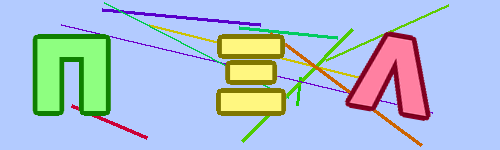
#> input picture assn3/test/1.png, 500 x 150 px, found by its file name
$ jupyter execute --allow-errors experiment.ipynb
#> lines starting #> are read from the running program, lines starting #| are printed output that depends on the picture
[cell 1]
import cv2
import numpy as np
import matplotlib.pyplot as plt
from scipy.signal import convolve2d

[cell 2]
img = cv2.imread('train/43.png')
#> (the rest of this cell did not finish here and is left out)

[cell 3]
freq = {}
#> (the rest of this cell did not finish here and is left out)

[cell 4]
n = 2
kernel = np.ones((2*n+1,2*n+1),np.uint32)
#> (the rest of this cell did not finish here and is left out)

[cell 5]
freq = {}
#> (the rest of this cell did not finish here and is left out)

[cell 6]
sorted(freq.items(), key=lambda item: item[1], reverse=True)

#> (a cell that did not finish here is left out)

[cell 8]
col1 = (157, 128, 255)
#> (the rest of this cell did not finish here and is left out)

[cell 9]
def remove_lines(img, bg, n=2):
    n = 2
    kernel = np.ones((2*n+1,2*n+1),np.uint32)
    img = img.astype(int)

    img2 = img.copy()
    for i in range(img.shape[2]):
        img2[:,:,i] = convolve2d(img[:,:,i], kernel, mode='same', boundary='wrap')

    numpix = (2*n+1)**2
    img3 = numpix*img

    final_img = np.where(img3 != img2, bg, img)
    return final_img

def get_freq(img):
    freq = {}
    for i in range(img.shape[0]):
        for j in range(img.shape[1]):
            color = tuple(img[i][j])
            if color in freq:
                freq[color] += 1
            else:
                freq[color] = 1
    return freq

def get_segmented(img, thr=400, th2=3):
    # img: image with lines removed
    freq = get_freq(img)
    freq = {k:v for k,v in freq.items() if v>thr}
    freq = sorted(freq.items(), key=lambda item: item[1], reverse=True)

    col1 = freq[1][0]
    col2 = ()
    col3 = ()
    if len(freq) == 2:
        # all characters are of same colour
        col2 = col1
        col3 = col1
    elif len(freq)==3:
        col2 = freq[2][0]
        col3 = col1
    else:
        col2 = freq[2][0]
        col3 = freq[3][0]

    nrow = img.shape[0]
    ncol = img.shape[1]

    hist = [0]*ncol
    for i in range(nrow):
        for j in range(ncol):
            if(tuple(img[i,j]) in [col1, col2, col3] ):
                hist[j] += 1

    imgs = []
    col = 0
    # print(hist)
    for i in range(3):
        start = 0
        stop = 0
        while hist[col]<th2+1:
            col+=1
        start = col
        col+=1
        while hist[col]>=th2 and col<ncol:
            col+=1
        stop = col
        col+=1
        # print(start,stop)
        imgs.append(img[:,start:stop+1,:].astype(np.uint8))

    return imgs
def features(img, th2=3):
    # img: image with lines removed containing only one character
    # returns: 1D array of features
    freq = get_freq(img)
    freq = sorted(freq.items(), key=lambda item: item[1], reverse=True)
    col1 = freq[1][0]

    row = 0
    start = 0
    end = 0
    num_nonbg = 0
    while num_nonbg < th2 +1:
        num_nonbg = 0
        for i in range(img.shape[1]):
            if(tuple(img[row,i]) == col1):
                num_nonbg+=1
        row+=1
    start = row-1

    row = img.shape[0]-1
    num_nonbg = 0
    while num_nonbg < th2 +1:
        num_nonbg = 0
        for i in range(img.shape[1]):
            if(tuple(img[row,i]) == col1):
                num_nonbg+=1
        row-=1
    end = row+1

    img = img[start:end+1,:,:]
    binimg = np.zeros(img.shape, dtype = np.uint8)
    for i in range(img.shape[0]):
        for j in range(img.shape[1]):
            if(tuple(img[i,j]) == col1):
                binimg[i,j] = 255

    return binimg

[cell 10]
def preprocess(img, kernel_size = 2, freq_threshold = 400, pixel_threshold = 3):
    '''
    ARGUMENTS:
    img: input image.
    kernel size: for convolution used for erosion.
    freq_threshold: to ignore colors of frequency less than this.
    pixel_therhold: ignore cols that contains less non-bg pixels than this.

    # RETURNS:
    imgs: a list of 3 images each containing a single character
    '''

    freq_org = get_freq(img)
    bg_color = max(zip(freq_org.values(), freq_org.keys()))[1]

    lines_removed = remove_lines(img, bg_color, kernel_size)

    return get_segmented(lines_removed, freq_threshold, pixel_threshold)

[cell 11]
img = cv2.imread('train/1.png')
#> img is the input picture: shape (150, 500, 3); mean B, G, R 214.3, 192.1, 173.2

plt.imshow(img)
plt.axis('off')
plt.show()

imgs = preprocess(img)
#> after the loop in get_freq, `for i in range(img.shape[0]):`: freq = 932 items
#> in preprocess, `bg_color = max(zip(freq_org.values(), freq_org.keys()))[1]`: bg_color = (255, 203, 179)
#> after the loop in remove_lines, `for i in range(img.shape[2]):`:
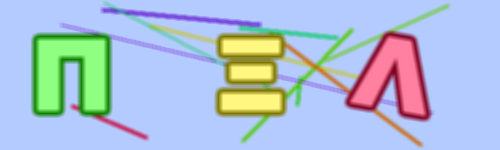
#> img2: shape (150, 500, 3) int64; mean B, G, R 5358.1, 4802.1, 4329.4; drawn with min black and max white
#> in remove_lines, `final_img = np.where(img3 != img2, bg, img)`:
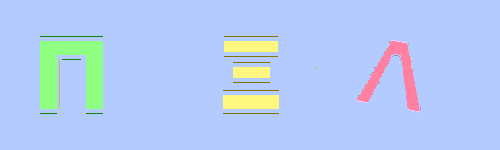
#> final_img: shape (150, 500, 3) int64; mean B, G, R 244.1, 204.1, 180.4
#> in get_segmented, `freq = get_freq(img)`: freq = 15 items
#> in get_segmented, `freq = {k:v for k,v in freq.items() if v>thr}`: freq = {(255, 203, 179): 68626, (128, 255, 142): 2718, (128, 247, 255): 1785, (161, 128, 255): 1325}
#> in get_segmented, `freq = sorted(freq.items(), key=lambda item: item[1], reverse=True)`: freq = [((255, 203, 179), 68626), ((128, 255, 142), 2718), ((128, 247, 255), 1785), ((161, 128, 255), 1325)]
#> in get_segmented, `col1 = freq[1][0]`: col1 = (128, 255, 142)
#> in get_segmented, `col2 = freq[2][0]`: col2 = (128, 247, 255)
#> in get_segmented, `col3 = freq[3][0]`: col3 = (161, 128, 255)
#> after the loop in get_segmented, `for i in range(3):`: col = 420; imgs = 3 items
#> imgs = 3 items
for chars in imgs:
    plt.imshow(cv2.resize(chars, (64,128)))
    plt.show()
    plt.imshow(cv2.resize(features(chars), (64,64)), cmap='gray')
    plt.axis('off')
    plt.show()
#> this loop made 3 passes
#> (col1 in features, end in features) on passes 1 to 3: ((128, 255, 142), 108), ((128, 247, 255), 108), ((161, 128, 255), 110)
#> pass 1, `plt.show()`:
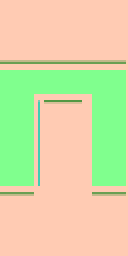
#> shown: shape (128, 64, 3) (shown 2 times larger); mean R, G, B 215.1, 216.8, 166.6
#> pass 1, in features, `img = img[start:end+1,:,:]`:
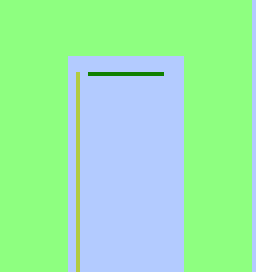
#> img: shape (68, 64, 3) (shown 4 times larger); mean of channels 0, 1, 2 172.4, 235.1, 155.2; drawn as B, G, R
#> pass 1, `plt.show()`:
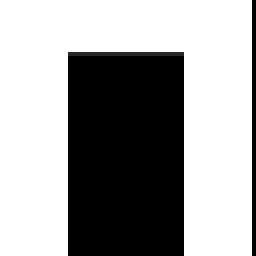
#> shown: shape (64, 64, 3) (shown 4 times larger); min 0, max 255, mean 159.2
#> pass 2, `plt.show()`:
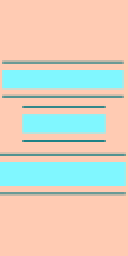
#> shown: shape (128, 64, 3) (shown 2 times larger); mean R, G, B 219.9, 209.4, 193.2
#> pass 2, in features (call 2), `img = img[start:end+1,:,:]`:
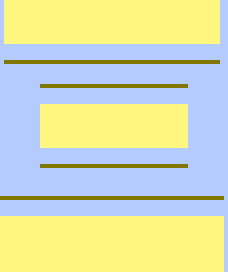
#> img: shape (68, 57, 3) (shown 4 times larger); mean of channels 0, 1, 2 184.4, 219.3, 211.6; drawn as B, G, R
#> pass 2, `plt.show()`:
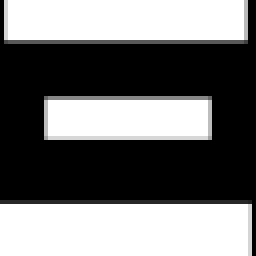
#> shown: shape (64, 64, 3) (shown 4 times larger); min 0, max 255, mean 117.3
#> pass 3, in features (call 3), `img = img[start:end+1,:,:]`:
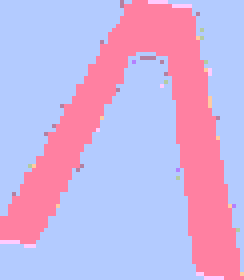
#> img: shape (70, 61, 3) (shown 4 times larger); mean of channels 0, 1, 2 225.1, 179.4, 203.2; drawn as B, G, R

$ run again, with assn3/test/1008.png copied over assn3/test/1.png
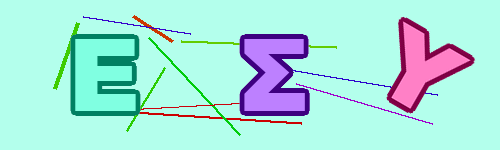
#> input picture assn3/test/1008.png, 500 x 150 px, found by its file name
#> img is the input picture: shape (150, 500, 3); mean B, G, R 220.8, 227.6, 169.1
#> after the loop in get_freq, `for i in range(img.shape[0]):`: freq = 960 items
#> bg_color = (236, 255, 179)
#> in get_segmented, `freq = get_freq(img)`: freq = 15 items
#> in get_segmented, `freq = {k:v for k,v in freq.items() if v>thr}`: freq = {(236, 255, 179): 68757, (198, 128, 255): 1150, (225, 255, 128): 2505, (255, 128, 189): 1953}
#> in get_segmented, `freq = sorted(freq.items(), key=lambda item: item[1], reverse=True)`: freq = [((236, 255, 179), 68757), ((225, 255, 128), 2505), ((255, 128, 189), 1953), ((198, 128, 255), 1150)]
#> in get_segmented, `col1 = freq[1][0]`: col1 = (225, 255, 128)
#> col2 = (255, 128, 189)
#> col3 = (198, 128, 255)
#> after the loop in get_segmented, `for i in range(3):`: col = 460; imgs = 3 items
#> the loop `for chars in imgs:` made 3 passes
#> (col1 in features, start in features, end in features) on passes 1 to 3: ((225, 255, 128), 41, 108), ((255, 128, 189), 41, 108), ((198, 128, 255), 32, 101)
#> pass 1, `plt.show()`:
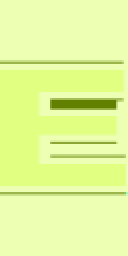
#> shown: shape (128, 64, 3) (shown 2 times larger); mean R, G, B 227.1, 249.8, 156.5
#> pass 3, in features (call 3), `img = img[start:end+1,:,:]`:
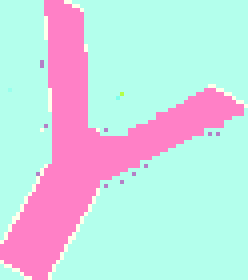
#> img: shape (70, 62, 3) (shown 4 times larger); mean of channels 0, 1, 2 225.9, 221.2, 200.5; drawn as B, G, R

$ run again, with assn3/test/1028.png copied over assn3/test/1.png
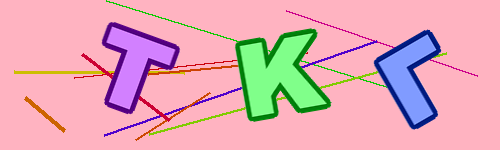
#> input picture assn3/test/1028.png, 500 x 150 px, found by its file name
#> img is the input picture: shape (150, 500, 3); mean B, G, R 182.2, 170.2, 225.8
#> after the loop in get_freq, `for i in range(img.shape[0]):`: freq = 2161 items
#> bg_color = (193, 179, 255)
#> in get_segmented, `freq = get_freq(img)`: freq = 17 items
#> in get_segmented, `freq = {k:v for k,v in freq.items() if v>thr}`: freq = {(193, 179, 255): 70026, (255, 128, 210): 1303, (138, 255, 128): 1931, (255, 155, 128): 1158}
#> in get_segmented, `freq = sorted(freq.items(), key=lambda item: item[1], reverse=True)`: freq = [((193, 179, 255), 70026), ((138, 255, 128), 1931), ((255, 128, 210), 1303), ((255, 155, 128), 1158)]
#> in get_segmented, `col1 = freq[1][0]`: col1 = (138, 255, 128)
#> col2 = (255, 128, 210)
#> col3 = (255, 155, 128)
#> after the loop in get_segmented, `for i in range(3):`: col = 431; imgs = 3 items
#> the loop `for chars in imgs:` made 3 passes
#> (col1 in features, start in features, end in features) on passes 1 to 3: ((255, 128, 210), 33, 102), ((138, 255, 128), 39, 111), ((255, 155, 128), 41, 116)
#> pass 1, `plt.show()`:
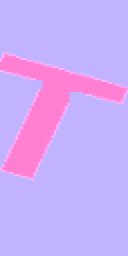
#> shown: shape (128, 64, 3) (shown 2 times larger); mean R, G, B 203.8, 171.2, 248.2
#> pass 3, in features (call 3), `img = img[start:end+1,:,:]`:
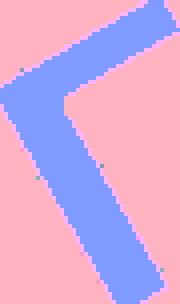
#> img: shape (76, 45, 3) (shown 4 times larger); mean of channels 0, 1, 2 217, 170.9, 212.1; drawn as B, G, R
